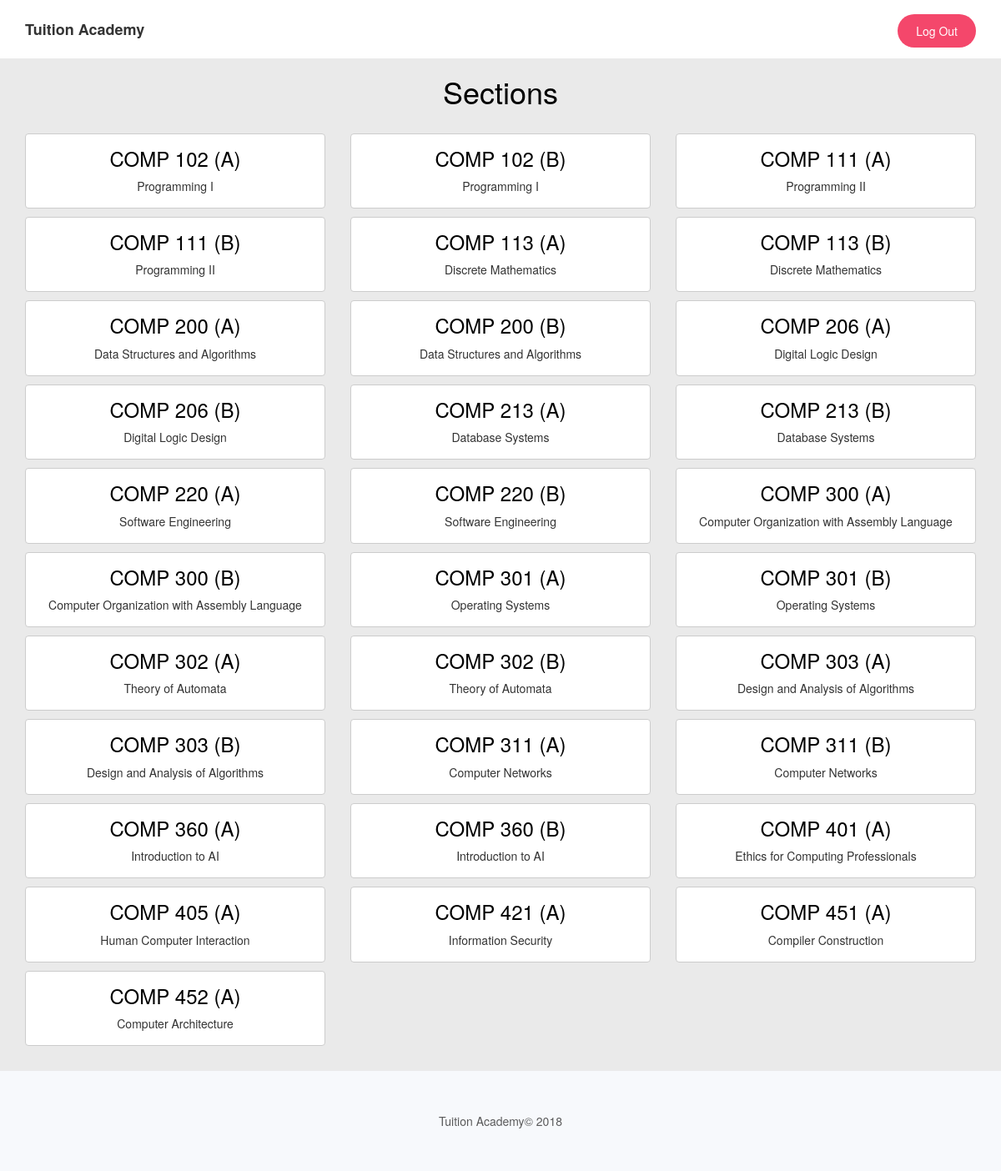
Page /section.php on the committed database.
### tables this page shows
CREATE TABLE `section` (
  `section_id` int(11) NOT NULL,
  `teacher_id` int(11) NOT NULL,
  `course_id` int(11) NOT NULL,
  `no` char(1) NOT NULL
);

CREATE TABLE `course` (
  `course_id` int(11) NOT NULL,
  `code` varchar(8) NOT NULL,
  `title` text NOT NULL,
  `description` text NOT NULL,
  `fee` int(5) NOT NULL
);

### classes/database.php (called while the page is built)
<?php
class DB
{
    private static function connect()
    {
        $pdo = new PDO('mysql:host=127.0.0.1;dbname=tuitionacademy;charset=utf8', 'root', '');
        $pdo->setAttribute(PDO::ATTR_ERRMODE, PDO::ERRMODE_EXCEPTION);
        return $pdo;
    }
    public static function query($query, $params = array())
    {
        $statement = self::connect()->prepare($query);
        $statement->execute($params);
        if(explode(' ', $query)[0] == 'SELECT')
        {
            $data = $statement->fetchAll();
            return $data;
        }
    }
}
?>

### section.php (the view, shortened to what this page needs)
<?php
include('./classes/database.php');
$usertype = $_SESSION["usertype"];
$username = $_SESSION["username"];
if(isset($_GET['section_id']) && !empty($_GET['section_id']))
{
    $section_id = $_GET["section_id"];
    if ($usertype == "teacher")
    {
        $sids = DB::query('SELECT section.section_id
                            FROM section
                            WHERE section.teacher_id = (SELECT teacher.teacher_id
                                                        FROM teacher
                                                        WHERE teacher.username=:username);',
                            array(':username'=>$username));
        $found = 0;
        foreach ($sids as $sid)
        {
            if ($sid['section_id'] == $section_id)
            {
                $found = 1;
            }
        }
        if (!$found)
        {
            header('Location: teacher.php');
        }
    }
    $teacher = DB::query('SELECT teacher.name
                            FROM teacher
                            WHERE teacher.teacher_id = (SELECT section.teacher_id
                                                    FROM section
                                                    WHERE section.section_id=:sectionid);',
                            array(':sectionid'=>$section_id))[0]['name'];
    $students = DB::query('SELECT student.student_id, student.name, enrollment.enrollment_id, section.section_id
                            FROM student
                            INNER JOIN enrollment
                            ON enrollment.student_id = student.student_id
                                INNER JOIN section
                                ON enrollment.section_id = section.section_id
                                WHERE section.section_id=:sectionid;',
                            array(':sectionid'=>$section_id));
    if (isset($_POST['aq']))
    {
        $oldQuizNo = DB::query("SELECT MAX(DISTINCT quiz.no) as no
                                FROM quiz
                                INNER JOIN enrollment
                                ON enrollment.enrollment_id = quiz.enrollment_id
                                    INNER JOIN section
                                    ON enrollment.section_id = section.section_id
                                    WHERE section.section_id=:sectionid;",
                                array(':sectionid'=>$section_id))[0]['no'];
        $no = $oldQuizNo + 1;
        foreach($students as $student)
        {
            $enrollment_id = $student['enrollment_id'];
            DB::query("INSERT INTO quiz (enrollment_id, no)
                        VALUES (:enrollmentid, :no);",
                        array(':enrollmentid'=>$enrollment_id, ':no'=>$no));
        }
    }
    if (isset($_POST['aa']))
    {
        $oldAssignmentNo = DB::query("SELECT MAX(DISTINCT assignment.no) as no
                                        FROM assignment
                                        INNER JOIN enrollment
                                        ON enrollment.enrollment_id = assignment.enrollment_id
                                            INNER JOIN section
                                            ON enrollment.section_id = section.section_id
                                            WHERE section.section_id=:sectionid;",
                                        array(':sectionid'=>$section_id))[0]['no'];
        $no = $oldAssignmentNo + 1;
        foreach($students as $student)
        {
            $enrollment_id = $student['enrollment_id'];
            DB::query("INSERT INTO assignment (enrollment_id, no)
                        VALUES (:enrollmentid, :no);",
                        array(':enrollmentid'=>$enrollment_id, ':no'=>$no));
        }
    }
}
else
{
    $sections = DB::query('SELECT section.section_id, course.code, course.title, course.description, section.no
                            FROM section
                            INNER JOIN course
                            ON section.course_id = course.course_id;',
                            array());
    $Allsections = '';
    foreach($sections as $section)
    {
        $Allsections .= '<div class="col-lg-4 col-md-6 col-sm-6 col-xs-12">
                                <a class="btn btn-default mybtn" href="section.php?section_id='.$section['section_id'].'">
                                    <h3>'.$section['code'].' ('.$section['no'].')</h3>
                                    <p>'.$section['title'].'</p>
                                </a>
                         </div>';
    }
}
?>
<!DOCTYPE html>
<html lang="en">
    <head>
        <link rel="stylesheet" href="assets/bootstrap/css/bootstrap3.3.7.min.css">
        <link rel="stylesheet" href="assets/css/header.css">
        <link rel="stylesheet" href="assets/css/footer.css">
        <link rel="stylesheet" href="assets/fonts/ionicons.min.css">
        <link rel="stylesheet" href="assets/css/animate.css">
        <link rel="stylesheet" href="assets/css/login.css">
        <?php
            if ($usertype == "administrator" || $usertype == "manager")
                echo '<link rel="stylesheet" href="assets/css/sectionAM.css">';
            else
                echo '<link rel="stylesheet" href="assets/css/sectionTS.css">';
        ?>
    </head>
    <body>
        <div>
            <nav class="navbar navbar-default navigation-clean-button">
                <div class="container">
                    <div class="navbar-header">
                        <a class="navbar-brand">Tuition Academy</a>
                    </div>
                    <div class="collapse navbar-collapse" id="navcol-1">
                        <p class="navbar-text navbar-right actions">
                            <button class="btn btn-default action-button animated fadeIn" id="logout" type="button">Log Out</button>
                        </p>
                    </div>
                </div>
            </nav>
        </div>
        <div class="container">
            <?php
                if(isset($_GET['section_id']) && !empty($_GET['section_id']))
                {
                    if ($usertype == "teacher")
                    {
                        echo '<div class="row">
                                <div class="col-lg-6 col-md-6 col-sm-6">
                                    <div class="login-clean">
                                        <form role="form" method="POST">
                                            <h3>Create New Quiz</h3>
                                            <input class="btn btn-block" name="aq" type="submit" value="Create">
                                        </form>
                                    </div>
                                </div>
                                <div class="col-lg-6 col-md-6 col-sm-6">
                                    <div class="login-clean">
                                        <form role="form" method="POST">
                                            <h3>Create New Assignment</h3>
                                            <input class="btn btn-block" name="aa" type="submit" value="Create">
                                        </form>
                                    </div>
                                </div>
                              </div>';
                    }
                    echo '<div class="row">
                                <div class="col-lg-12">
                                    <h1>Students</h1>
                                </div>
                          </div>
                          <div class="row">';
                    foreach($students as $student)
                    {
                        echo '<div class="col-lg-3 col-md-4 col-sm-6">
                                    <div class="login-clean">
                                        <form role="form">
                                            <h3 class="myh3">('.$student['student_id'].') '.$student['name'].'</h3>
                                            <a class="btn btn-default mybtn" href="marks.php?enrollment_id='.$student['enrollment_id'].'">Marks</a>';
                                            if ($usertype != "teacher")
                                                echo '<a class="btn btn-default mybtn" href="fees.php?enrollment_id='.$student['enrollment_id'].'">Fees</a>';
                        echo '          </form>
                                    </div>
                              </div>';
                    }
                    echo '</div>';
                }
                else
                {
                    echo '<div class="row">
                            <div class="col-lg-12">
                                <h1>Sections</h1>
                            </div>
                          </div>
                          <br>
                          <div class="row">'
                                .$Allsections.
                         '</div>';
                }
            ?>
        </div>
        <br>
        <div class="footer-light navbar-fixed-bottom" style="position: relative;">
            <footer>
                <div class="container">
                    <p class="copyright">Tuition Academy© 2018</p>
                </div>
            </footer>
        </div>
    </body>
</html>

### assets/css/header.css (style rules this page uses)
.navigation-clean-button { background:#fff; padding-top:10px; padding-bottom:10px; color:#333; border-radius:0; box-shadow:none; border:none; margin-bottom:0; }
.navigation-clean-button .navbar-brand { font-weight:bold; color:inherit; }
.navigation-clean-button .navbar-collapse, .navigation-clean-button .navbar-form { border-top-color:#ddd; }
.navigation-clean-button .actions { margin-top:7px; margin-bottom:0; }
.navigation-clean-button .action-button, .navigation-clean-button .action-button:active { background:rgb(244,71,107); border-radius:20px; color:#fff; box-shadow:none; border:none; text-shadow:none; padding:10px 22px; transition:background-color 0.25s; }

### assets/css/footer.css (style rules this page uses)
.footer-light { padding: 50px 0; background-color:#f7f9fc; color:#333; }
.footer-light div { display: table; }
.footer-light .copyright { text-align: center; vertical-align: middle; display: table-cell; opacity: 0.8; font-size: 14px; }

### assets/css/login.css (style rules this page uses)
* { box-sizing: border-box; }
body { background-color:#030005; }

### assets/css/sectionTS.css (style rules this page uses)
body { background-color:#EAEAEA; }
h1 { color: black; text-align: center; }
h3 { margin-top: 10px; color: black; text-align: center; }
.mybtn { width: 100%; margin: 0 auto; margin-bottom: 10px; }

### rows in the picture
section: course.code "COMP 102", no "A", course.title "Programming I"
section: course.code "COMP 102", no "B", course.title "Programming I"
section: course.code "COMP 111", no "A", course.title "Programming II"
section: course.code "COMP 111", no "B", course.title "Programming II"
section: course.code "COMP 113", no "A", course.title "Discrete Mathematics"
section: course.code "COMP 113", no "B", course.title "Discrete Mathematics"
section: course.code "COMP 200", no "A", course.title "Data Structures and Algorithms"
section: course.code "COMP 200", no "B", course.title "Data Structures and Algorithms"
section: course.code "COMP 206", no "A", course.title "Digital Logic Design"
section: course.code "COMP 206", no "B", course.title "Digital Logic Design"
section: course.code "COMP 213", no "A", course.title "Database Systems"
section: course.code "COMP 213", no "B", course.title "Database Systems"
section: course.code "COMP 220", no "A", course.title "Software Engineering"
section: course.code "COMP 220", no "B", course.title "Software Engineering"
section: course.code "COMP 300", no "A", course.title "Computer Organization with Assembly Language"
section: course.code "COMP 300", no "B", course.title "Computer Organization with Assembly Language"
section: course.code "COMP 301", no "A", course.title "Operating Systems"
section: course.code "COMP 301", no "B", course.title "Operating Systems"
section: course.code "COMP 302", no "A", course.title "Theory of Automata"
section: course.code "COMP 302", no "B", course.title "Theory of Automata"
section: course.code "COMP 303", no "A", course.title "Design and Analysis of Algorithms"
section: course.code "COMP 303", no "B", course.title "Design and Analysis of Algorithms"
section: course.code "COMP 311", no "A", course.title "Computer Networks"
section: course.code "COMP 311", no "B", course.title "Computer Networks"
section: course.code "COMP 360", no "A", course.title "Introduction to AI"
section: course.code "COMP 360", no "B", course.title "Introduction to AI"
section: course.code "COMP 401", no "A", course.title "Ethics for Computing Professionals"
section: course.code "COMP 405", no "A", course.title "Human Computer Interaction"
section: course.code "COMP 421", no "A", course.title "Information Security"
section: course.code "COMP 451", no "A", course.title "Compiler Construction"
section: course.code "COMP 452", no "A", course.title "Computer Architecture"
